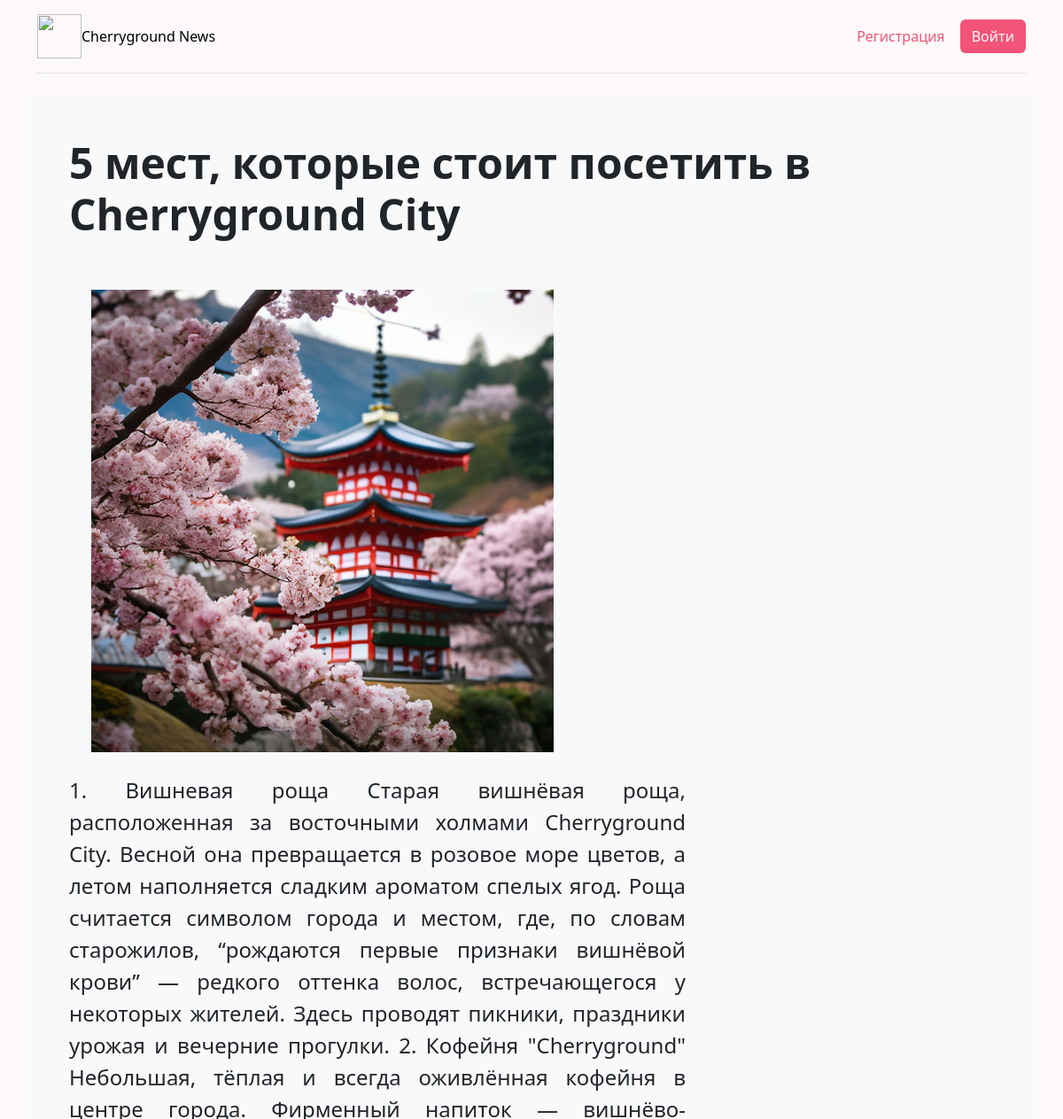
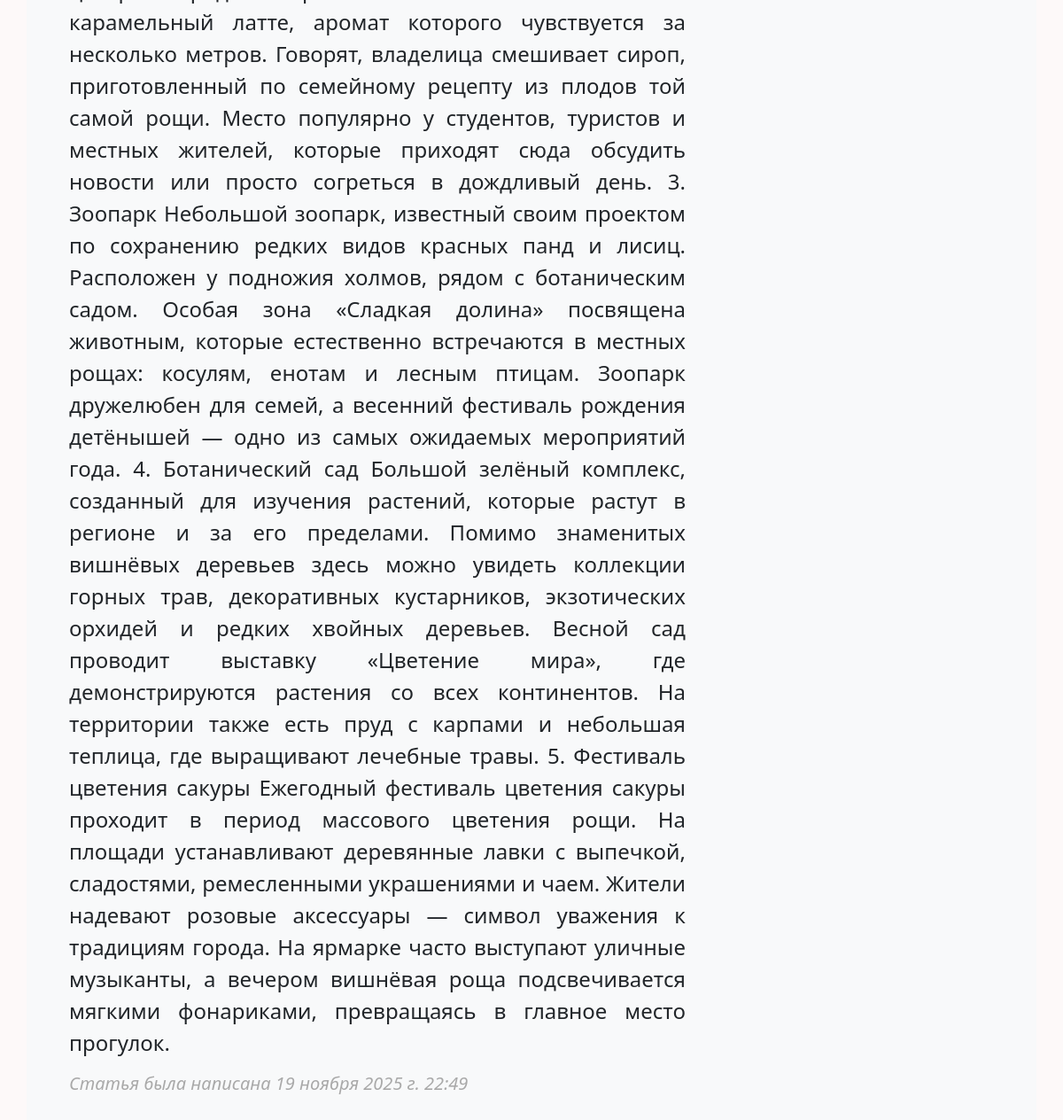
The page /news/1/ on the database its author committed (2 pictures, top to bottom).
### index/models.py (models this page shows, shortened)
class News(models.Model):
    title = models.CharField(max_length=128, verbose_name="Заголовок")
    text = models.TextField(verbose_name="Текст")
    photo = models.ImageField(upload_to="media", verbose_name="Фото", blank=True, null=True)
    category = models.ForeignKey(NewsCategory, on_delete=models.CASCADE, verbose_name="Категория")
    added_date = models.DateTimeField(auto_now_add=True)
    class Meta:
        verbose_name = "заголовок"
        verbose_name_plural = "заголовки"

### index/views.py (the view)
# urls.py: path('news/<int:pk>/', views.news_page),
def news_page(request, pk):
    news = models.News.objects.get(id=pk)
    context = {
        'news': news
    }
    return render(request, 'news.html', context)

### index/templates/news.html (shortened to what this page needs)
<!DOCTYPE html>
{% load static %}
<html lang="ru">
<head>
    <link rel="stylesheet" href="https://cdn.jsdelivr.net/npm/bootstrap@5.3.8/dist/css/bootstrap.min.css">
    <link rel="stylesheet" href="{% static 'css/news.css'%} ">
</head>
<body style="background-color: rgb(253,249,249)">
<div class="container">
    <header class="d-flex flex-wrap align-items-center justify-content-center justify-content-md-between py-3 mb-4 border-bottom">
        <div>
            <a href="/" class="d-flex align-items-center mb-2 mb-lg-0 link-body-emphasis text-decoration-none">
                <img src="https://media.istockphoto.com/id/1142625085/vector/cute-flower-icon-in-flat-design-cherry-blossoms.jpg?s=612x612&w=0&k=20&c=TIN_uIMRGwVpi4VttwWViF0rhmHTvJG7PF1UcPHu6jI="
                     width="50" height="50" alt=""><span>Cherryground News</span>
            </a>
        </div>
        {% if user.is_authenticated %}
        <div class="col text-end" >
                <a href="/create" class="btn" role="button" style="color:  #f25477">+ Добавить статью</a>
                <a href="/saved" class="btn" role="button">&#x2661; Избранное</a>
                <a href="/logout" class="btn" role="button" style="background-color: #f25477; color: white">Выйти</a>
        </div>
        {% else %}
        <div class="col-md-3 text-end">
            <a href="registration/register" class="btn" role="button" style="color:  #f25477">Регистрация</a>
            <a href="{% url 'login' %}" class="btn" role="button"
               style="background-color: #f25477; color: white">Войти</a>
        </div>
        {% endif %}
    </header>
</div>
<div class="container p-5 mb-4 bg-body-tertiary rounded-3 my-centered-div mx-auto">
    <h1 class="display-5 fw-bold">{{news.title}}</h1>
    <br>
    <img src="{{news.photo.url}}" alt="{{news.title}}" width="50%" style="margin: 25px">
    <p class="col-md-8 fs-4" style="text-align: justify;">{{news.text}}</p>
    {% if user.is_authenticated %}
    <div class="col text-end">
        <h5 style="color: darkgray"><i>Статья была написана {{news.added_date}}</i></h5>
        <a href="/add-to-saved/{{news.id}}" class="btn save" role="button" >Добавить в избранное &#x2661;</a>
    </div>
    {% else %}
    <h5 style="color: darkgray"><i>Статья была написана {{news.added_date}}</i></h5>
    {% endif %}
</div>
</body>
</html>

### index/static/css/news.css (style rules this page uses)
body { background-color: rgb(253, 249, 249); }

### rows shown on the page
News: title "5 мест, которые стоит посетить в Cherryground City", photo (picture), text "1. Вишневая роща Старая вишнёвая роща, расположенная за восточными холмами Cherryground City. Весной она превращается в розовое море цветов, а летом наполняется сладким ароматом спелых ягод. Роща считается символом города и местом, где, по словам старожилов, “рождаются первые признаки вишнёвой крови” — редкого оттенка волос, встречающегося у некоторых жителей. Здесь проводят пикники, праздники урожая и вечерние прогулки. 2. Кофейня \"Cherryground\" Небольшая, тёплая и всегда оживлённая кофейня в центре города. Фирменный напиток — вишнёво-карамельный латте, аромат которого чувствуется за несколько метров. Говорят, владелица смешивает сироп, приготовленный по семейному рецепту из плодов той…", added_date "19 ноября 2025 г. 22:49"
